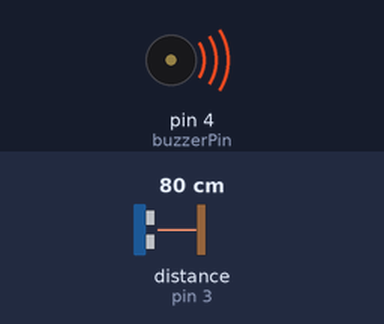
The sketch below on a simulated Arduino Uno, built with avr-gcc and run on an emulated ATmega328P. Shown: buzzer (waves = sounding, pin HIGH). Wiring (inferred from the names in the program): ultrasonic range finder: trigger pin 2; echo pin 3. The inputs (shaded band) are chosen by the test bench; at power-on: distance to the obstacle (sensor on pin 3) 80 cm. The echo pulse lasts 58.3 µs per cm; pins used as bus, display or sensor lines are not drawn; what the sketch prints to the serial monitor is not drawn.

Above: at 1.2 s.
1.3 s: distance to the obstacle (sensor on pin 3) set to 120 cm
4.3 s: distance to the obstacle (sensor on pin 3) set to 35 cm
Timing chart, 0 to 7.3 s (numbered marks = the images above; inputs shaded):
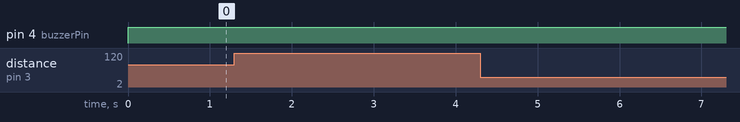

The sketch:

ultrasonic.ino
```cpp
// Constants for Ultrasonic Sensor Pins
const int trigPin = 2;
const int echoPin = 3;

// Constant for the Buzzer Pin
const int buzzerPin = 4;

// Constants for Ultrasonic Sensor Parameters
const long timeoutMicroseconds = 20000;  // Maximum time to wait for echo signal (in microseconds)
const int minimumDistance = 6;           // Minimum distance for the buzzer to sound (in centimeters)

// Buzzer control variables
bool buzzerOn = false;
unsigned long previousMillis = 0;
const long buzzerOnDuration = 60000;   // 1 minute (in milliseconds)
const long buzzerOffDuration = 60000;  // 1 minute (in milliseconds)

void setup() {
  // Initialize Serial Monitor for debugging (optional)
  Serial.begin(9600);

  // Setup pins
  pinMode(trigPin, OUTPUT);
  pinMode(echoPin, INPUT);
  pinMode(buzzerPin, OUTPUT);
}

void loop() {
  // Trigger the ultrasonic sensor to send the signal
  digitalWrite(trigPin, LOW);
  delayMicroseconds(5);
  digitalWrite(trigPin, HIGH);
  delayMicroseconds(10);
  digitalWrite(trigPin, LOW);

  // Measure the duration of the pulse from the ultrasonic sensor
  long duration = pulseIn(echoPin, HIGH, timeoutMicroseconds);

  // Calculate the distance based on the speed of sound
  float distance = duration * 0.0343 / 2.0;  // Sound travels ~343 meters per second at 20°C

  // Output the distance to Serial Monitor (optional)
  Serial.print("Distance: ");
  Serial.print(distance);
  Serial.println(" cm");

  // Check if the distance is greater than 6 cm
  if (distance > minimumDistance) {
    // If the buzzer is not already on, turn it on and record the start time
    if (!buzzerOn) {
      buzzerOn = true;
      previousMillis = millis();
      digitalWrite(buzzerPin, HIGH);
    }
  } else {
    // If the buzzer is on and has been on for the specified duration, turn it off
    if (buzzerOn && (millis() - previousMillis >= buzzerOnDuration)) {
      buzzerOn = false;
      digitalWrite(buzzerPin, LOW);
    }
  }

  // Check if the buzzer has been on for the specified duration and turn it off
  if (buzzerOn && (millis() - previousMillis >= buzzerOnDuration)) {
    buzzerOn = false;
    digitalWrite(buzzerPin, LOW);
  }

  // Add some delay before next measurement
  delay(100);
}
```

Measured:
- after the input at 1.3 s, every drawn part: stays the same
- after the input at 4.3 s, every drawn part: stays the same
